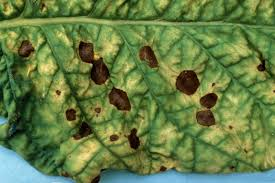
%> input picture week4/Image Inhancement/pout.tif, 275 x 183 px
$ octave HistigramEqulizationFunction.m   (GNU Octave 9; MATLAB toolbox functions it lacks are replaced by stand-ins)
%> lines starting %> are read from the running program, lines starting %| are printed output that depends on the picture
%histogram function
a=imread('pout.tif');
%> a is the input picture: size 183x275x3 uint8; mean R, G, B 101.5, 125.7, 69.1
subplot(221),imshow(a);title('orignal image');
b=histeq(a);
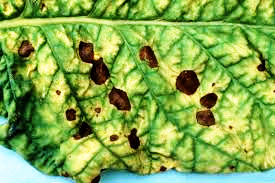
%> b: size 183x275x3 uint8; mean R, G, B 132.1, 169.8, 76.4
subplot(222),imshow(b);title('histogram equlized image');
subplot(223),imhist(a);title('histogram of the orignal image');
subplot(224),imhist(b);title('histogram of the enhanced image');
%> after `title('histogram of the enhanced image')`:
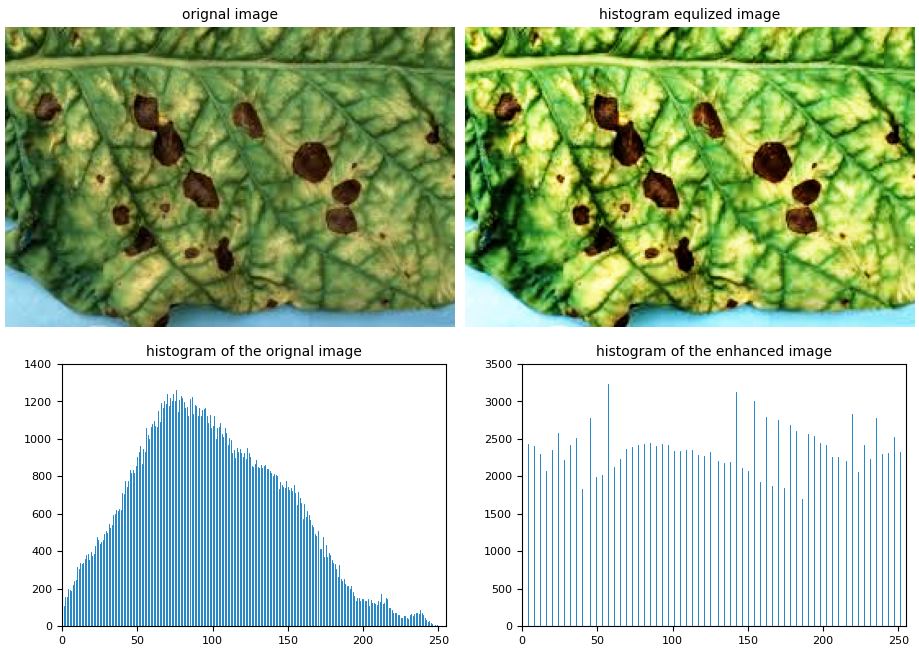
%> figure redrawn from the program's plot data, 4 panels

$ run again, with week4/Image Inhancement/frnegative.tif copied over week4/Image Inhancement/pout.tif
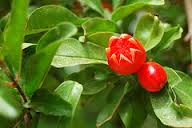
%> input picture week4/Image Inhancement/frnegative.tif, 192 x 128 px
%> a is the input picture: size 128x192x3 uint8; mean R, G, B 97.6, 110.6, 33.9
%> `b=histeq(a);`:
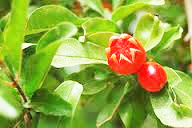
%> b: size 128x192x3 uint8; mean R, G, B 148.5, 167.5, 63.1
%> `title('histogram of the enhanced image')`:
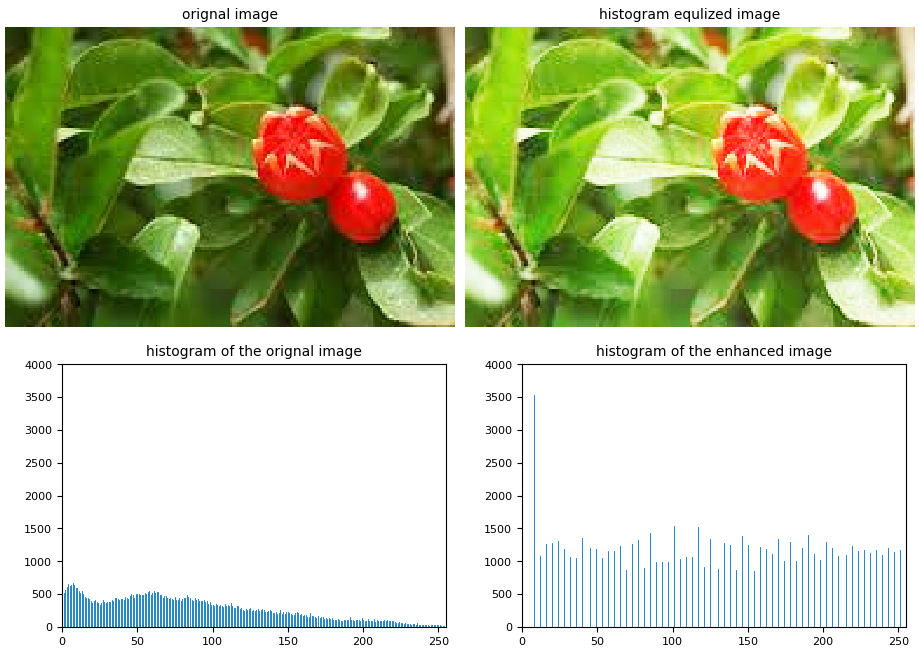
%> figure redrawn from the program's plot data, 4 panels
